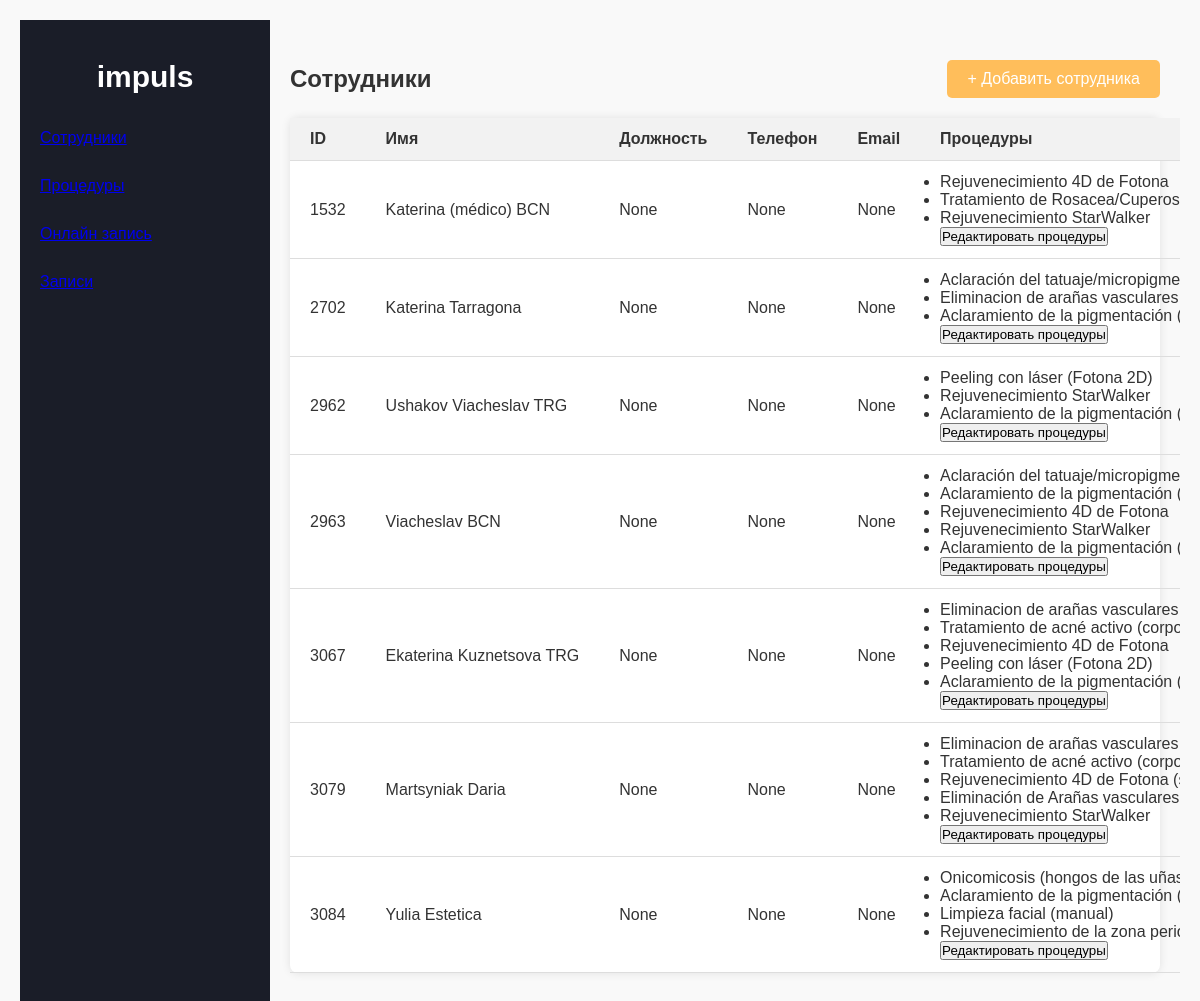
/index, run on the app's committed database.
### models/employee.py (models this page shows)
class Employee(db.Model):
    __tablename__ = 'employees'
    id = db.Column(db.Integer, primary_key=True)
    name = db.Column(db.String(100), nullable=False)
    position = db.Column(db.String(100), nullable=True)
    phone = db.Column(db.String(20), nullable=True)
    email = db.Column(db.String(100), nullable=True)
    procedures = db.relationship('Procedure', secondary=employee_procedures, backref='employees')

### models/procedure.py (models this page shows)
class Procedure(db.Model):
    __tablename__ = 'procedures'
    id = db.Column(db.Integer, primary_key=True)
    name = db.Column(db.String(255), nullable=False)
    category = db.Column(db.String(50), nullable=True)
    duration = db.Column(db.String(20), nullable=True)  # Duration as a string like "30 min"

### app.py (the view)
    @app.route('/index')
    def index():
        employees = Employee.query.all()
        procedures = Procedure.query.all()
        return render_template('index.html', employees=employees, procedures=procedures)

### templates/index.html (shortened to what this page needs)
<!DOCTYPE html>
<html lang="ru">
<head>
    <link rel="stylesheet" href="{{ url_for('static', filename='css/style.css') }}">
    <link rel="stylesheet" href="{{ url_for('static', filename='css/modal_styles.css') }}">
</head>
<body>
    <aside class="sidebar">
        <div class="sidebar-header">
            <h2>impuls</h2>
        </div>
        <ul class="sidebar-menu">
            <li><a href="{{ url_for('employees') }}">Сотрудники</a></li>
            <li><a href="{{ url_for('procedures') }}">Процедуры</a></li>
            <li><a href="{{ url_for('book') }}">Онлайн запись</a></li>
            <li><a href="{{ url_for('bookings') }}">Записи</a></li>
        </ul>
    </aside>
    <main class="main-content">
        <header>
            <h1>Сотрудники</h1>
            <button class="btn-add">+ Добавить сотрудника</button>
        </header>
        <section class="employee-list">
            <table>
                <thead>
                    <tr>
                        <th>ID</th>
                        <th>Имя</th>
                        <th>Должность</th>
                        <th>Телефон</th>
                        <th>Email</th>
                        <th>Процедуры</th>
                    </tr>
                </thead>
                <tbody>
                    {% for employee in employees %}
                    <tr>
                        <td>{{ employee.id }}</td>
                        <td>{{ employee.name }}</td>
                        <td>{{ employee.position }}</td>
                        <td>{{ employee.phone }}</td>
                        <td>{{ employee.email }}</td>
                        <td>
                            {% if employee.procedures %}
                                <ul>
                                    {% for procedure in employee.procedures %}
                                        <li>{{ procedure.name }}</li>
                                    {% endfor %}
                                </ul>
                            {% else %}
                                <span>Процедуры не назначены</span>
                            {% endif %}
                            <button onclick="openProcedureModal({{ employee.id }})">Редактировать процедуры</button>
                        </td>
                    </tr>
                    {% else %}
                    <tr>
                        <td colspan="6">Нет сотрудников для отображения</td>
                    </tr>
                    {% endfor %}
                </tbody>
            </table>
        </section>
    </main>
</body>
</html>

### static/css/style.css (style rules this page uses)
* { margin: 0; padding: 0; box-sizing: border-box; }
body { font-family: Arial, sans-serif; background-color: #f5f5f5; color: #333; display: flex; height: 100vh; }
.sidebar { width: 250px; background-color: #1a1d28; color: #fff; display: flex; flex-direction: column; padding-top: 20px; height: 100vh; }
.sidebar-header { padding: 20px; text-align: center; font-size: 20px; font-weight: bold; }
.sidebar-menu { list-style: none; padding: 0; flex-grow: 1; }
.sidebar-menu li { padding: 15px 20px; cursor: pointer; }
.main-content { flex: 1; padding: 20px; overflow-y: auto; margin-top: 20px; }
header { display: flex; justify-content: space-between; align-items: center; margin-bottom: 20px; }
header h1 { font-size: 24px; color: #333; }
.btn-add { background-color: #ffbe5b; border: none; padding: 10px 20px; color: #fff; font-size: 16px; cursor: pointer; border-radius: 5px; }
.employee-list { background-color: #fff; border-radius: 8px; box-shadow: 0 0 10px rgba(0, 0, 0, 0.1); }
table { width: 100%; border-collapse: collapse; }
th, td { padding: 12px 20px; text-align: left; border-bottom: 1px solid #ddd; }
th { font-weight: bold; background-color: #f2f2f2; }
td { white-space: nowrap; }
body { font-family: Arial, sans-serif; margin: 0; padding: 20px; background-color: #f9f9f9; }
h1 { color: #333; }

### data on the page
Employee: id "1532", name "Katerina (médico) BCN", position "None", phone "None", email "None"
Procedure: name "Rejuvenecimiento 4D de Fotona"
Procedure: name "Tratamiento de…"
Procedure: name "Rejuvenecimiento StarWalker"
Employee: id "2702", name "Katerina Tarragona", position "None", phone "None", email "None"
Procedure: name "Aclaración del…"
Procedure: name "Eliminacion de arañas vasculares…"
Procedure: name "Aclaramiento de la pigmentación…"
Employee: id "2962", name "Ushakov Viacheslav TRG", position "None", phone "None", email "None"
Procedure: name "Peeling con láser (Fotona 2D)"
Procedure: name "Aclaramiento de la pigmentación…"
Employee: id "2963", name "Viacheslav BCN", position "None", phone "None", email "None"
Procedure: name "Aclaración del…"
Employee: id "3067", name "Ekaterina Kuznetsova TRG", position "None", phone "None", email "None"
Procedure: name "Tratamiento de acné activo…"
Employee: id "3079", name "Martsyniak Daria", position "None", phone "None", email "None"
Procedure: name "Rejuvenecimiento 4D de Fotona…"
Procedure: name "Eliminación de Arañas vasculares…"
Employee: id "3084", name "Yulia Estetica", position "None", phone "None", email "None"
Procedure: name "Onicomicosis (hongos de las…"
Procedure: name "Limpieza facial (manual)"
Procedure: name "Rejuvenecimiento de la zona…"
